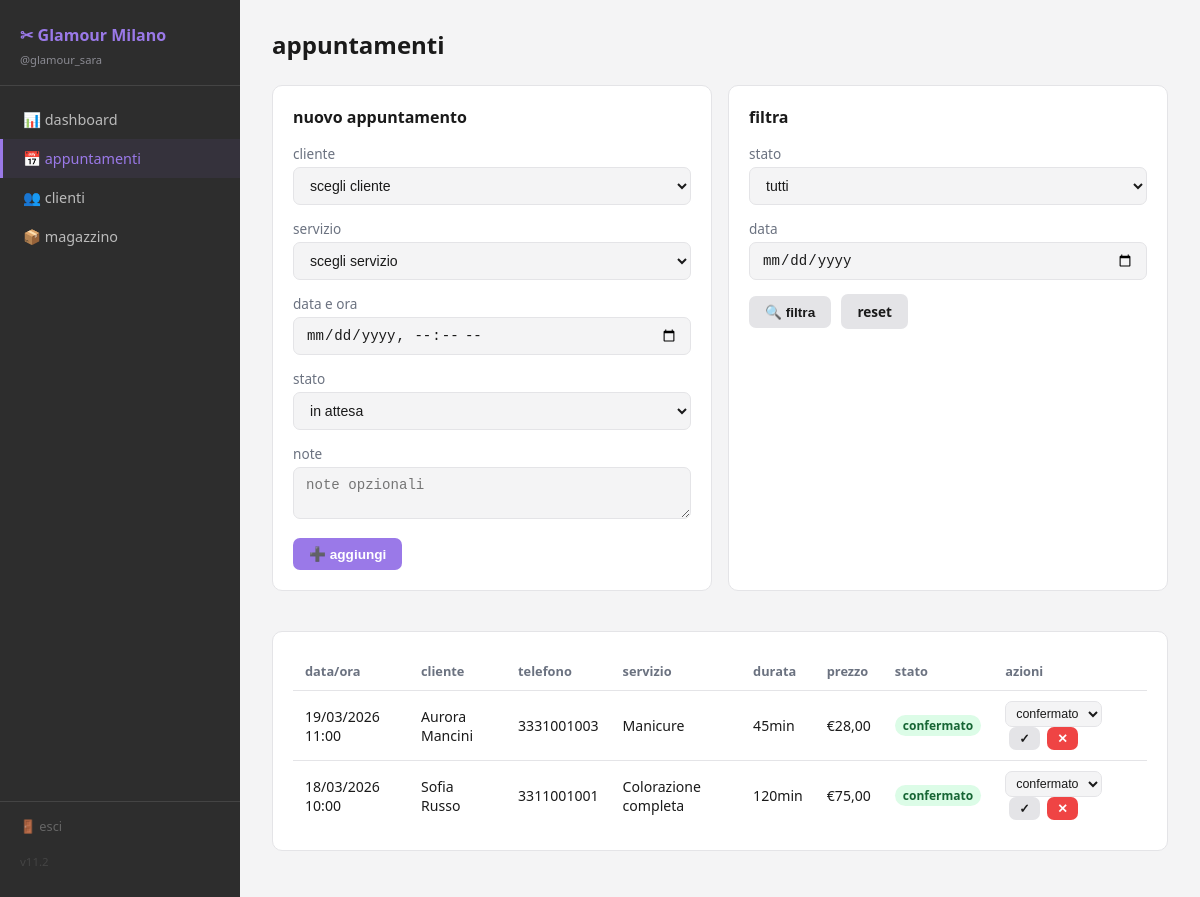
Screenshot of /appuntamenti.php (signed in) with the database file from the repository.
### tables this page shows
CREATE TABLE `appuntamenti` (
  `id` int(11) NOT NULL,
  `salone_id` int(11) NOT NULL,
  `cliente_id` int(11) NOT NULL,
  `servizio_id` int(11) NOT NULL,
  `data_ora` datetime NOT NULL,
  `stato` enum('attesa','confermato','completato','annullato') DEFAULT 'attesa',
  `note` text DEFAULT NULL,
  `created_at` timestamp NOT NULL DEFAULT current_timestamp()
);

CREATE TABLE `clienti` (
  `id` int(11) NOT NULL,
  `salone_id` int(11) NOT NULL,
  `nome` varchar(100) NOT NULL,
  `cognome` varchar(100) NOT NULL,
  `telefono` varchar(30) DEFAULT NULL,
  `email` varchar(150) DEFAULT NULL,
  `tag` varchar(50) DEFAULT 'normale',
  `note` text DEFAULT NULL,
  `whatsapp_chat_id` varchar(60) DEFAULT NULL,
  `created_at` timestamp NOT NULL DEFAULT current_timestamp()
);

CREATE TABLE `servizi` (
  `id` int(11) NOT NULL,
  `salone_id` int(11) NOT NULL,
  `nome` varchar(100) NOT NULL,
  `categoria` varchar(60) DEFAULT NULL,
  `durata_minuti` int(11) DEFAULT 60,
  `prezzo` decimal(8,2) DEFAULT 0.00
);

### auth.php (called while the page is built, shortened)
<?php
function normalizza_ruolo(string $ruolo): string
{
    return 'dipendente';
}
function carica_saloni_utente(mysqli $conn, int $userId): array
{
    $saloni = [];
    $sql = "
        SELECT
            us.salone_id,
            us.ruolo,
            us.attivo,
            s.nome_salone
        FROM user_saloni us
        JOIN saloni s ON s.id = us.salone_id
        WHERE us.user_id = $userId
          AND us.attivo = 1
        ORDER BY (us.ruolo = 'proprietario') DESC, s.nome_salone ASC
    ";
    $result = $conn->query($sql);
    if ($result) {
        while ($row = $result->fetch_assoc()) {
            $row['ruolo'] = normalizza_ruolo($row['ruolo'] ?? 'dipendente');
            $saloni[] = $row;
        }
    }
    return $saloni;
}
function trova_salone_corrente(array $saloni, int $saloneId): ?array
{
    foreach ($saloni as $salone) {
        if ((int) $salone['salone_id'] === $saloneId) {
            return $salone;
        }
    }
    return null;
}
$userId = (int) $_SESSION['user_id'];
$saloni_abilitati = carica_saloni_utente($conn, $userId);
$saloneIdSessione = (int) ($_SESSION['salone_id'] ?? 0);
$salone_corrente = trova_salone_corrente($saloni_abilitati, $saloneIdSessione);
$sid = (int) $salone_corrente['salone_id'];

### appuntamenti.php (the view, shortened to what this page needs)
<?php
require 'db.php';
require 'auth.php';
$filtro_data  = $conn->real_escape_string($_GET['data']  ?? '');
$where = "a.salone_id=$sid";
$appuntamenti = $conn->query("
    SELECT a.*, c.nome, c.cognome, c.telefono, s.nome AS servizio, s.durata_minuti, s.prezzo
    FROM appuntamenti a
    JOIN clienti c ON a.cliente_id=c.id
    JOIN servizi s ON a.servizio_id=s.id
    WHERE $where
    ORDER BY a.data_ora DESC
")->fetch_all(MYSQLI_ASSOC);
require 'layout_top.php';
?>
<div class="titolo-pagina">appuntamenti</div>
<div class="griglia-2">
  <div class="card">
    <h3 style="font-size:1rem;color:var(--text);margin-bottom:16px">nuovo appuntamento</h3>
    <form method="post">
      <label>cliente</label>
      <select name="cliente_id" required>
        <option value="">scegli cliente</option>
      </select>
      <label>servizio</label>
      <select name="servizio_id" required>
        <option value="">scegli servizio</option>
      </select>
      <label>data e ora</label>
      <input type="datetime-local" name="data_ora" required>
      <label>stato</label>
      <select name="stato">
        <option value="attesa">in attesa</option>
      </select>
      <label>note</label>
      <textarea name="note" rows="2" placeholder="note opzionali"></textarea>
      <button type="submit" class="btn">➕ aggiungi</button>
    </form>
  </div>
  <div class="card">
    <h3 style="font-size:1rem;color:var(--text);margin-bottom:16px">filtra</h3>
    <form method="get">
      <label>stato</label>
      <select name="stato">
        <option value="">tutti</option>
      </select>
      <label>data</label>
      <input type="date" name="data" value="<?php echo htmlspecialchars($filtro_data) ?>">
      <button type="submit" class="btn btn-grigio">🔍 filtra</button>
      <a href="appuntamenti.php" class="btn btn-grigio" style="margin-left:6px">reset</a>
    </form>
  </div>
</div>
<div class="card" style="overflow-x:auto">
  <table>
    <thead><tr><th>data/ora</th><th>cliente</th><th>telefono</th><th>servizio</th><th>durata</th><th>prezzo</th><th>stato</th><th>azioni</th></tr></thead>
    <tbody>
      <?php foreach ($appuntamenti as $a): ?>
      <tr>
        <td><?php echo date('d/m/Y H:i', strtotime($a['data_ora'])) ?></td>
        <td><?php echo htmlspecialchars($a['nome'].' '.$a['cognome']) ?></td>
        <td><?php echo htmlspecialchars($a['telefono']) ?></td>
        <td><?php echo htmlspecialchars($a['servizio']) ?></td>
        <td><?php echo $a['durata_minuti'] ?>min</td>
        <td>€<?php echo number_format($a['prezzo'],2,',','.') ?></td>
        <td><span class="badge badge-<?php echo $a['stato'] ?>"><?php echo $a['stato'] ?></span></td>
        <td>
          <form method="post" style="display:inline">
            <select name="stato" style="width:auto;margin:0;padding:4px 6px;font-size:.78rem">
              <?php foreach (['attesa','confermato','completato','annullato'] as $st): ?>
              <option value="<?php echo $st ?>" <?php echo $a['stato']===$st?'selected':'' ?>><?php echo $st ?></option>
              <?php endforeach ?>
            </select>
            <button type="submit" class="btn btn-piccolo btn-grigio" style="margin-left:4px">✓</button>
          </form>
          <form method="post" style="display:inline;margin-left:4px" onsubmit="return confirm('eliminare?')">
            <button type="submit" class="btn btn-piccolo btn-pericolo">✕</button>
          </form>
        </td>
      </tr>
      <?php endforeach ?>
    </tbody>
  </table>
</div>
<?php require 'layout_bottom.php'; ?>

### layout_top.php (shortened to what this page needs)
<?php
$nome_salone_nav = $_SESSION['nome_salone'] ?? 'salone';
$pagina_corrente = basename($_SERVER['PHP_SELF'], '.php');
$salone_ruolo = normalizza_ruolo($_SESSION['salone_ruolo'] ?? 'dipendente');
$voci_menu = [
    ['file' => 'index.php', 'pagina' => 'index', 'icona' => '📊', 'label' => 'dashboard'],
    ['file' => 'appuntamenti.php', 'pagina' => 'appuntamenti', 'icona' => '📅', 'label' => 'appuntamenti'],
    ['file' => 'clienti.php', 'pagina' => 'clienti', 'icona' => '👥', 'label' => 'clienti'],
    ['file' => 'servizi.php', 'pagina' => 'servizi', 'icona' => '💅', 'label' => 'servizi'],
    ['file' => 'magazzino.php', 'pagina' => 'magazzino', 'icona' => '📦', 'label' => 'magazzino'],
    ['file' => 'analitiche.php', 'pagina' => 'analitiche', 'icona' => '📈', 'label' => 'analitiche'],
    ['file' => 'utenti_salone.php', 'pagina' => 'utenti_salone', 'icona' => '🔐', 'label' => 'utenti'],
    ['file' => 'impostazioni.php', 'pagina' => 'impostazioni', 'icona' => '⚙️', 'label' => 'impostazioni'],
];
?>
<!DOCTYPE html>
<html lang="it">
<head>
</head>
<body>
    <div class="sidebar">
        <div class="logo">✂ <?php echo htmlspecialchars($nome_salone_nav); ?></div>
        <div class="logo-sub">@<?php echo htmlspecialchars($_SESSION['username'] ?? ''); ?></div>
        <nav>
            <?php foreach ($voci_menu as $voce): ?>
                <?php if (!utente_puo_vedere_pagina($voce['pagina'], $salone_ruolo)): ?>
                    <?php continue; ?>
                <?php endif; ?>
                <a href="<?php echo htmlspecialchars($voce['file']); ?>" class="<?php echo $pagina_corrente === $voce['pagina'] ? 'attivo' : ''; ?>">
                    <?php echo $voce['icona']; ?> <span><?php echo htmlspecialchars($voce['label']); ?></span>
                </a>
            <?php endforeach; ?>
        </nav>
        <div class="logout"><a href="logout.php">🚪 <span>esci</span></a></div>
        <div class="versione">v11.2</div>
    </div>
    <div class="main">

### layout_bottom.php
</div>
</body>
</html>

### rows the page displays
appuntamenti: data_ora "19/03/2026 11:00", cliente.cognome "Aurora Mancini", cliente.telefono "3331001003", servizio.nome "Manicure", servizio.durata_minuti "45", servizio.prezzo "28,00", stato "confermato"
appuntamenti: data_ora "18/03/2026 10:00", cliente.cognome "Sofia Russo", cliente.telefono "3311001001", servizio.nome "Colorazione completa", servizio.durata_minuti "120", servizio.prezzo "75,00", stato "confermato"

### other values shown
$nome_salone_nav "Glamour Milano"
$_SESSION['username'] "glamour_sara"
$voce['icona'] "📊"
$voce['label'] "dashboard"
$voce['icona'] "📅"
$voce['label'] "appuntamenti"
$voce['icona'] "👥"
$voce['label'] "clienti"
$voce['icona'] "📦"
$voce['label'] "magazzino"
